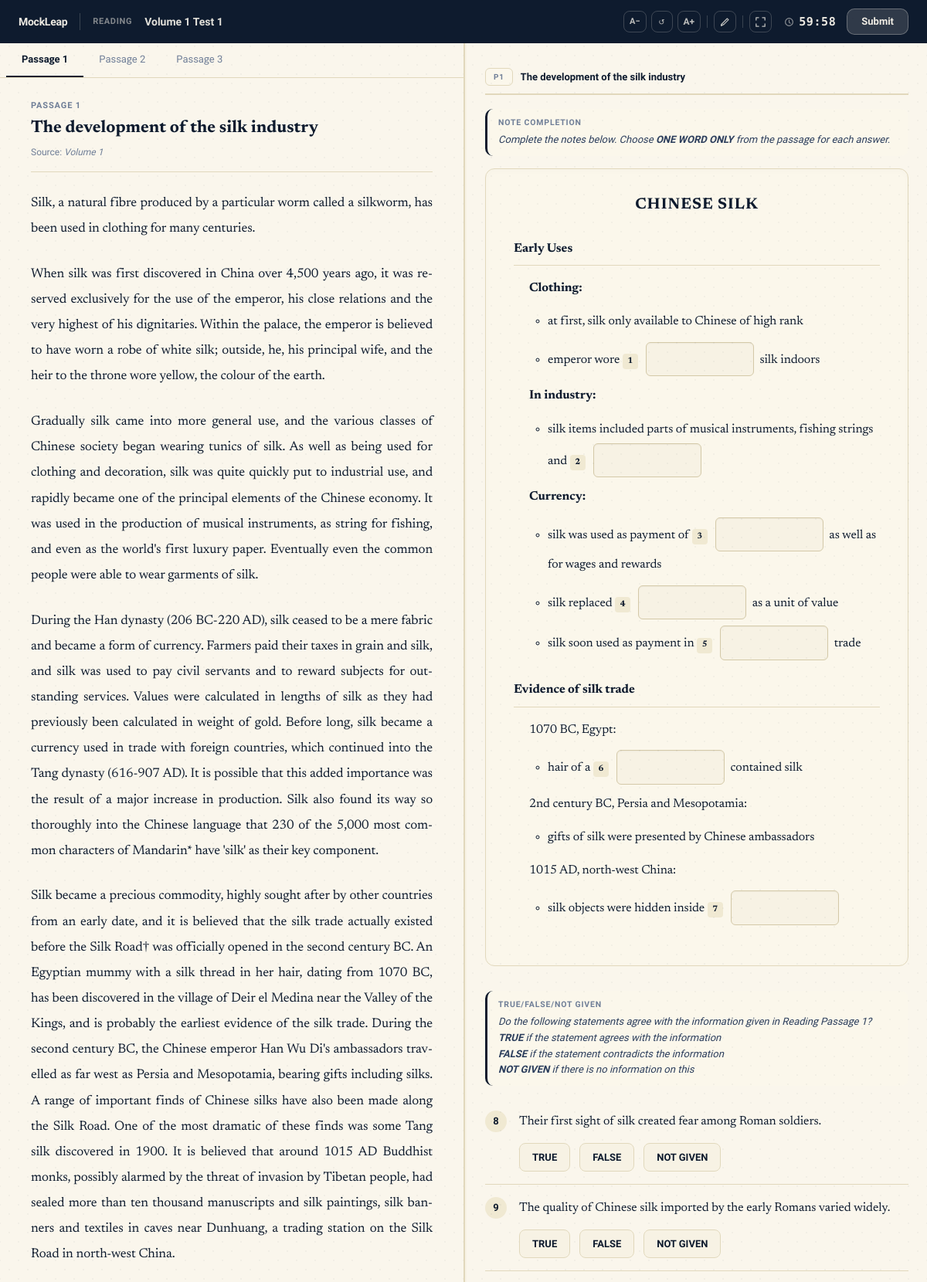
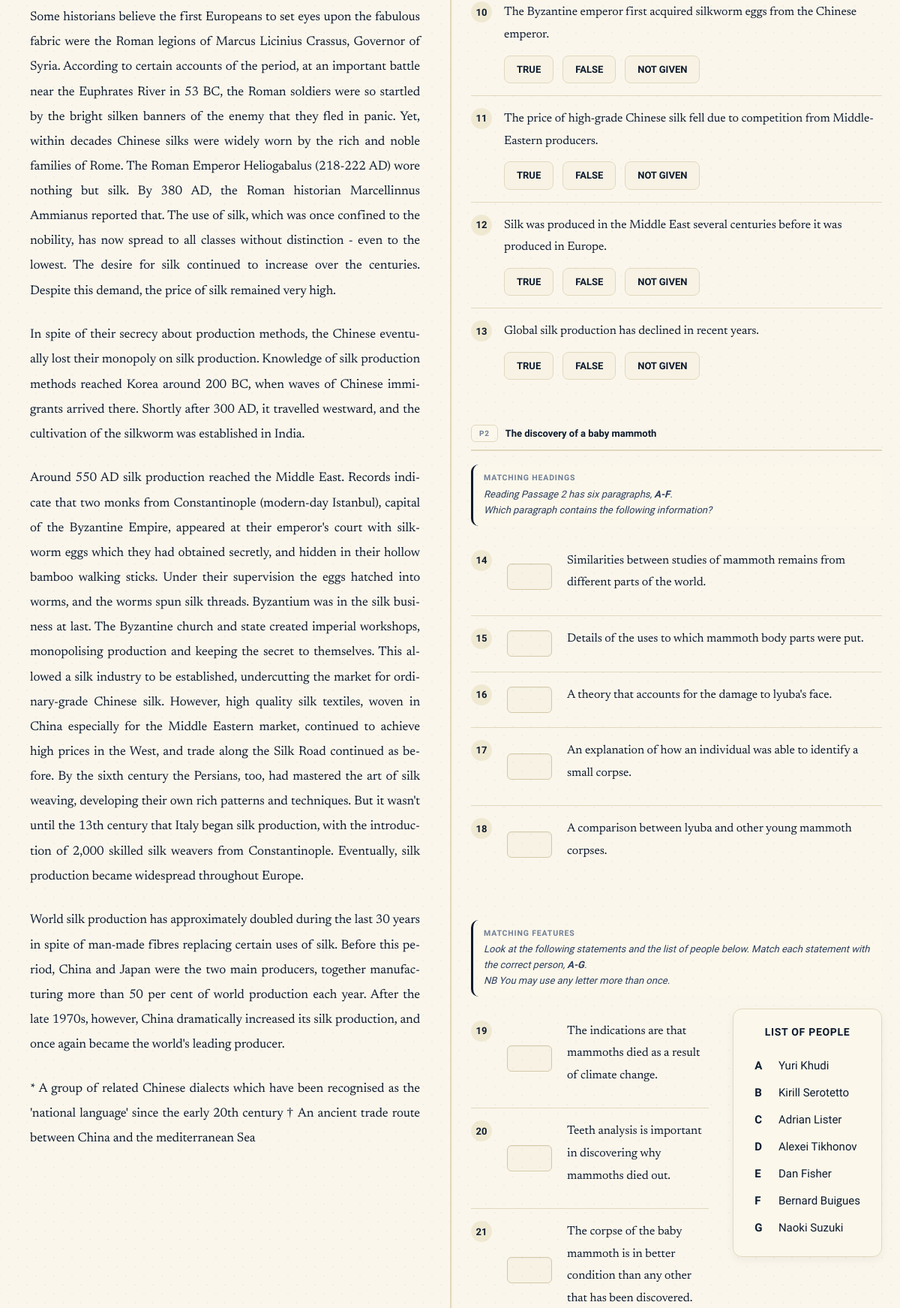
The app's page /reading/4/exam/ (signed in, upper part) with its own data (2 pictures, top to bottom).
### apps/reading/models.py (models this page shows, shortened)
class ReadingTest(models.Model):
    TYPE_ACADEMIC = 'academic'
    TYPE_GENERAL = 'general'
    TYPE_CHOICES = [(TYPE_ACADEMIC, 'Academic'), (TYPE_GENERAL, 'General Training')]
    title = models.CharField(max_length=200)
    test_type = models.CharField(max_length=10, choices=TYPE_CHOICES, default=TYPE_ACADEMIC)
    duration_minutes = models.PositiveIntegerField(default=60)
    is_published = models.BooleanField(default=False)
    created_by = models.ForeignKey(settings.AUTH_USER_MODEL, on_delete=models.SET_NULL, null=True, related_name='reading_tests_created')
    created_at = models.DateTimeField(auto_now_add=True)

class ReadingPassage(models.Model):
    test = models.ForeignKey(ReadingTest, on_delete=models.CASCADE, related_name='passages')
    order = models.PositiveSmallIntegerField(default=1)
    title = models.CharField(max_length=300)
    content = models.TextField()
    source = models.CharField(max_length=255, blank=True)
    questions_html = models.TextField(blank=True, help_text="Raw HTML for the questions section")
    answer_key = models.JSONField(default=dict, help_text="JSON mapping of question numbers to correct answers e.g. {'1': 'A', '2': 'TRUE'}")
    class Meta:
        ordering = ['order']
    @property
    def paragraphs(self):
        paras = [p.strip() for p in self.content.split('\n\n') if p.strip()]
        if paras and paras[0].strip() == self.title.strip():
            paras = paras[1:]
        return paras

### apps/reading/views.py (the view)
# urls.py: path('<int:pk>/exam/', views.take_test, name='exam'),
@login_required
def take_test(request, pk):
    test = get_object_or_404(ReadingTest, pk=pk, is_published=True)
    attempt, _ = ReadingAttempt.objects.get_or_create(
        user=request.user, test=test,
        status=ReadingAttempt.STATUS_IN_PROGRESS,
        defaults={'answers': {}}
    )
    passages = test.passages.all()
    return render(request, 'reading/exam.html', {
        'test': test,
        'attempt': attempt,
        'passages': passages,
        'tfng_values': ['True', 'False', 'Not Given'],
    })

### apps/core/context_processors.py (called while the page is built)
def site_context(request):
    ctx = {
        'brand': getattr(settings, 'MOCKLEAP_BRAND', 'MockLeap'),
        'dark_mode': getattr(request.user, 'dark_mode', False) if request.user.is_authenticated else False,
        'unread_count': 0,
    }
    if request.user.is_authenticated:
        try:
            from apps.notifications.models import Notification
            ctx['unread_count'] = Notification.objects.filter(user=request.user, is_read=False).count()
        except Exception:
            pass
    return ctx

### templates/reading/exam.html (shortened to what this page needs)
{% extends "base/base.html" %}
{% load static %}
{% block body %}
<div id="exam-wrap">
  <div id="exam-topbar-glass">
    <a href="/" style="text-decoration:none;flex-shrink:0;">
      <span style="font-size:14px;font-weight:700;letter-spacing:-.02em;color:rgba(250,246,236,.95);">MockLeap</span>
    </a>
    <span class="exam-module">Reading</span>
    <div class="exam-title">{{ test.title }}</div>
    <div style="display:flex;align-items:center;gap:6px;flex-shrink:0;">
      <button class="tb-btn" onclick="changeFontSize(-1)" title="Decrease font size" style="font-size:11px;font-weight:700;">A−</button>
      <button class="tb-btn" onclick="changeFontSize(0)"  title="Reset font size"    style="font-size:10px;">↺</button>
      <button class="tb-btn" onclick="changeFontSize(1)"  title="Increase font size" style="font-size:12px;font-weight:700;">A+</button>
      <div style="position:relative;display:flex;align-items:center;gap:3px;">
        <button class="tb-btn" id="hl-toggle-btn" onclick="toggleHlMode()" title="Highlight mode">
          <svg width="13" height="13" viewBox="0 0 16 16" fill="none">
            <path d="M2 12l2.5-2.5 7-7 2 2-7 7L2 14v-2z" stroke="currentColor" stroke-width="1.5" stroke-linejoin="round"/>
          </svg>
        </button>
      </div>
      <button class="tb-btn" id="fs-toggle-btn" onclick="toggleFullscreen()" title="Full screen">
        <svg id="fs-ico-expand" width="13" height="13" viewBox="0 0 16 16" fill="none">
          <path d="M1 1h4M1 1v4M15 1h-4M15 1v4M1 15h4M1 15v-4M15 15h-4M15 15v-4" stroke="currentColor" stroke-width="1.6" stroke-linecap="round"/>
        </svg>
      </button>
    </div>
    <div style="display:flex;align-items:center;gap:14px;flex-shrink:0;">
      <div style="display:flex;align-items:center;gap:6px;">
        <svg width="13" height="13" viewBox="0 0 16 16" fill="none" style="color:rgba(250,246,236,.55);">
          <circle cx="8" cy="8" r="6" stroke="currentColor" stroke-width="1.4"/>
          <path d="M8 5v3.5l2 1.5" stroke="currentColor" stroke-width="1.4" stroke-linecap="round"/>
        </svg>
        <span id="timer">{{ test.duration_minutes }}:00</span>
      </div>
      <button type="submit" form="exam-form" class="exam-submit">Submit</button>
    </div>
  </div>
  <div id="exam-body" style="flex:1;display:grid;grid-template-columns:50% 4px 1fr;grid-template-rows:1fr;overflow:hidden;min-height:0;height:0;">
    <div class="exam-pane" id="passage-pane"
         style="border-right:none;min-width:0;min-height:0;overflow-y:auto;overflow-x:hidden;">
      <div class="flex items-center border-b flex-shrink-0 px-2"
           style="background:var(--bg-2);border-color:var(--border);gap:0;min-height:44px;">
        {% for passage in passages %}
        <button class="ptab {% if forloop.first %}active{% endif %}"
                id="ptab-{{ passage.order }}"
                onclick="switchPassage({{ passage.order }})">
          Passage {{ passage.order }}
        </button>
        {% endfor %}
      </div>
      {% for passage in passages %}
      <div id="passage-{{ passage.order }}"
           class="passage-zone"
           style="{% if not forloop.first %}display:none;{% endif %}padding:28px 40px 56px;min-height:calc(100% - 44px);box-sizing:border-box;">
        <div style="font-size:11px;font-weight:600;letter-spacing:.08em;text-transform:uppercase;
                    color:var(--muted);margin-bottom:6px;">Passage {{ passage.order }}</div>
        <h2 style="font-family:'Newsreader',Georgia,serif;font-size:22px;font-weight:700;
                   color:var(--ink);margin-bottom:8px;line-height:1.3;">
          {{ passage.title }}
        </h2>
        {% if passage.source %}
        <div style="font-size:12px;color:var(--muted);margin-bottom:24px;padding-bottom:16px;
                    border-bottom:1px solid var(--border);">
          Source: <em>{{ passage.source }}</em>
        </div>
        {% else %}
        <div style="height:20px;"></div>
        {% endif %}
        <div class="passage-body" id="ptext-{{ passage.order }}">
          {% if "<" in passage.content %}
            {{ passage.content|safe }}
          {% else %}
            {% for para in passage.paragraphs %}
            <p>{{ para }}</p>
            {% endfor %}
          {% endif %}
        </div>
      </div>
      {% endfor %}
    </div>
    <div id="exam-resizer" style="background:var(--border);cursor:col-resize;position:relative;z-index:2;">
    </div>
    <div class="exam-pane" id="question-pane" style="min-width:0;min-height:0;overflow-y:auto;overflow-x:hidden;background:var(--bg-2);padding:0;">
      <form id="exam-form" method="post" action="{% url 'reading:submit' attempt.pk %}"
            style="padding:20px 24px 80px;min-height:100%;box-sizing:border-box;">
        {% for passage in passages %}
        <div id="qsec-{{ passage.order }}"
             style="display:flex;align-items:center;gap:10px;
                    padding:12px 0 10px;margin-bottom:18px;
                    border-bottom:2px solid var(--border);
                    {% if not forloop.first %}margin-top:32px;{% endif %}">
          <button type="button" onclick="switchPassage({{ passage.order }})"
                  style="font-size:10px;font-weight:700;letter-spacing:.07em;text-transform:uppercase;
                         padding:3px 10px;border-radius:6px;border:1px solid var(--border);
                         background:var(--surface-2);color:var(--muted);cursor:pointer;flex-shrink:0;">
            P{{ passage.order }}
          </button>
          <span style="font-size:13px;font-weight:600;color:var(--ink);
                       overflow:hidden;text-overflow:ellipsis;white-space:nowrap;">
            {{ passage.title }}
          </span>
        </div>
        <div class="ml-freeform-questions">
          {{ passage.questions_html|safe }}
        </div>
        {% endfor %}
      </form>
    </div>
  </div>
</div>
{% endblock %}

### static/css/main.css (style rules this page uses)
*,:after,:before { --tw-border-spacing-x:0;--tw-border-spacing-y:0;--tw-translate-x:0;--tw-translate-y:0;--tw-rotate:0;--tw-skew-x:0;--tw-skew-y:0;--tw-scale-x:1;--tw-scale-y:1;--tw-pan-x: ;--tw-pan-y: ;--tw-pinch-zoom: ;--tw-scroll-snap-strictness:proximity;--tw-gradient-from-position: ;--tw-gradient-via-position: ;--tw-gradient-to-position: ;--tw-ordinal: ;--tw-slashed-zero: ;--tw-numeric-figure: ;--tw-numeric-spacing: ;--tw-numeric-fraction: ;--tw-ring-inset: ;--tw-ring-offset-width:0px;--tw-ring-offset-color:#fff;--tw-ring-color:rgba(59,130,246,.5);--tw-ring-offset-shadow:0 0 #0000;--tw-ring-shadow:0 0 #0000;--tw-shadow:0 0 #0000;--tw-shadow-colored:0 0 #0000;--tw-blur: ;--tw-brightness: ;--tw-contrast: ;--tw-grayscale: ;--tw-hue-rotate: ;--tw-invert: ;--tw-saturate: ;--tw-sepia: ;--tw-drop-shadow: ;--tw-backdrop-blur: ;--tw-backdrop-brightness: ;--tw-backdrop-contrast: ;--tw-backdrop-grayscale: ;--tw-backdrop-hue-rotate: ;--tw-backdrop-invert: ;--tw-backdrop-opacity: ;--tw-backdrop-saturate: ;--tw-backdrop-sepia: ;--tw-contain-size: ;--tw-contain-layout: ;--tw-contain-paint: ;--tw-contain-style: }
*,:after,:before { box-sizing:border-box;border:0 solid #e5e7eb }
:after,:before { --tw-content:"" }
:host,html { line-height:1.5;-webkit-text-size-adjust:100%;-moz-tab-size:4;-o-tab-size:4;tab-size:4;font-family:Geist,ui-sans-serif,-apple-system,Segoe UI,sans-serif;font-feature-settings:normal;font-variation-settings:normal;-webkit-tap-highlight-color:transparent }
body { margin:0;line-height:inherit }
h1,h2,h3,h4,h5,h6 { font-size:inherit;font-weight:inherit }
a { text-decoration:inherit }
b,strong { font-weight:bolder }
button,input,optgroup,select,textarea { font-family:inherit;font-feature-settings:inherit;font-variation-settings:inherit;font-size:100%;font-weight:inherit;line-height:inherit;letter-spacing:inherit;color:inherit;margin:0;padding:0 }
button,select { text-transform:none }
button,input:where([type=button]),input:where([type=reset]),input:where([type=submit]) { -webkit-appearance:button;background-color:transparent;background-image:none }
blockquote,dd,dl,figure,h1,h2,h3,h4,h5,h6,hr,p,pre { margin:0 }
menu,ol,ul { list-style:none;margin:0;padding:0 }
input::placeholder,textarea::placeholder { opacity:1;color:#9ca3af }
[role=button],button { cursor:pointer }
audio,canvas,embed,iframe,img,object,svg,video { display:block;vertical-align:middle }
* { box-sizing:border-box }
html { scroll-behavior:smooth }
body { font-family:var(--sans,"Geist",ui-sans-serif,sans-serif);background:var(--bg);color:var(--ink);-webkit-font-smoothing:antialiased;font-feature-settings:"ss01","cv11" }
a { color:inherit }
.flex { display:flex }
.min-h-screen { min-height:100vh }
.flex-shrink-0 { flex-shrink:0 }
.items-center { align-items:center }
.border-b { border-bottom-width:1px }
.px-2 { padding-left:.5rem;padding-right:.5rem }
:root { --bg:#f7f2e4;--bg-2:#faf6ec;--surface:#fff;--surface-2:#fbf7eb;--surface-3:#f0e9d2;--inset:#efe7ce;--ink:#0e1b2e;--ink-2:#2c3e5c;--ink-3:#4a5a77;--muted:#6f7e97;--muted-2:#94a0b7;--faint:#c7bfa9;--on-accent:#1a1206;--border:#e1d8bc;--border-2:#d4c9a8;--border-strong:#b9ac85;--hair:rgba(14,27,46,.08);--accent:#f5b544;--accent-2:#e89a1b;--accent-soft:#fce5aa;--primary:#1f3a68;--ok:#2d7d5c;--ok-soft:#d6ebdd;--warn:#c2410c;--warn-soft:#fbd8b5;--rose:#c03e5c;--violet:#7e4ec0;--teal:#0e9488;--sh-1:0 1px 0 rgba(14,27,46,.04),0 1px 2px rgba(14,27,46,.05);--sh-2:0 1px 0 rgba(14,27,46,.04),0 6px 16px -4px rgba(14,27,46,.1);--sh-3:0 1px 0 rgba(14,27,46,.04),0 18px 40px -10px rgba(14,27,46,.18) }

### templates/reading/exam.html (style rules this page uses)
#exam-wrap { display:flex;flex-direction:column;height:100dvh;background:var(--bg); }
.exam-pane { overflow-y:auto;overflow-x:hidden; }
.ptab { padding:0 18px;height:40px;border:none;border-bottom:2px solid transparent; background:transparent;font-size:13px;font-weight:500;cursor:pointer; color:var(--muted);transition:color .12s,border-color .12s;white-space:nowrap; }
.ptab.active { color:var(--ink);border-bottom-color:var(--ink);font-weight:600; }
.passage-body { font-size:17px;line-height:2.0;color:var(--ink); font-family:'Newsreader',Georgia,serif;letter-spacing:-.008em; }
.passage-body p { margin-bottom:1.5em;text-align:justify;hyphens:auto; }
.passage-body p:last-child { margin-bottom:0; }

### records on screen
ReadingTest: title "Volume 1 Test 1"
ReadingPassage: order "1", title "The development of the silk industry", source "Volume 1", paragraphs "Silk, a natural fibre produced by a particular worm called a silkworm, has been used in clothing for many centuries." "When silk was first discovered in China over 4,500 years ago, it was reserved exclusively for the use of the emperor, his close relations and the very highest of his dignitaries. Within the palace, the emperor is believed to have worn a robe of white silk; outside, he, his principal wife, and the heir to the throne wore yellow, the colour of the earth." "Gradually silk came into more general use, and the various classes of Chinese society began wearing tunics of silk. As well as being used for clothing and decoration, silk was quite quickly put to industrial use, and rapidly became one of the principal elements of the Chinese economy. It was used in the production of musical instruments, as string for fishing, and even as the world's first luxury paper. Eventually even the common people were able to wear garments of silk." "During the Han dynasty (206 BC-220 AD), silk ceased to be a mere fabric and became a form of currency. Farmers paid their taxes in grain and silk, and silk was used to pay civil servants and to reward subjects for outstanding services. Values were calculated in lengths of silk as they had previously been calculated in weight of gold. Before long, silk became a currency used in trade with foreign countries, which continued into the Tang dynasty (616-907 AD). It is possible that this added importance was the result of a major increase in production. Silk also found its way so thoroughly into the Chinese language that 230 of the 5,000 most common characters of Mandarin* have 'silk' as their…" "Silk became a precious commodity, highly sought after by other countries from an early date, and it is believed that the silk trade actually existed before the Silk Road† was officially opened in the second century BC. An Egyptian mummy with a silk thread in her hair, dating from 1070 BC, has been discovered in the village of Deir el Medina near the Valley of the Kings, and is probably the earliest evidence of the silk trade. During the second century BC, the Chinese emperor Han Wu Di's ambassadors travelled as far west as Persia and Mesopotamia, bearing gifts including silks. A range of important finds of Chinese silks have also been made along the Silk Road. One of the most dramatic of…" "Some historians believe the first Europeans to set eyes upon the fabulous fabric were the Roman legions of Marcus Licinius Crassus, Governor of Syria. According to certain accounts of the period, at an important battle near the Euphrates River in 53 BC, the Roman soldiers were so startled by the bright silken banners of the enemy that they fled in panic. Yet, within decades Chinese silks were widely worn by the rich and noble families of Rome. The Roman Emperor Heliogabalus (218-222 AD) wore nothing but silk. By 380 AD, the Roman historian Marcellinnus Ammianus reported that. The use of silk, which was once confined to the nobility, has now spread to all classes without distinction - even…" "In spite of their secrecy about production methods, the Chinese eventually lost their monopoly on silk production. Knowledge of silk production methods reached Korea around 200 BC, when waves of Chinese immigrants arrived there. Shortly after 300 AD, it travelled westward, and the cultivation of the silkworm was established in India." "Around 550 AD silk production reached the Middle East. Records indicate that two monks from Constantinople (modern-day Istanbul), capital of the Byzantine Empire, appeared at their emperor's court with silkworm eggs which they had obtained secretly, and hidden in their hollow bamboo walking sticks. Under their supervision the eggs hatched into worms, and the worms spun silk threads. Byzantium was in the silk business at last. The Byzantine church and state created imperial workshops, monopolising production and keeping the secret to themselves. This allowed a silk industry to be established, undercutting the market for ordinary-grade Chinese silk. However, high quality silk textiles, woven…" "World silk production has approximately doubled during the last 30 years in spite of man-made fibres replacing certain uses of silk. Before this period, China and Japan were the two main producers, together manufacturing more than 50 per cent of world production each year. After the late 1970s, however, China dramatically increased its silk production, and once again became the world's leading producer." "* A group of related Chinese dialects which have been recognised as the 'national language' since the early 20th century † An ancient trade route between China and the mediterranean Sea"
ReadingPassage: order "2", title "The discovery of a baby mammoth"
ReadingPassage: order "3"
